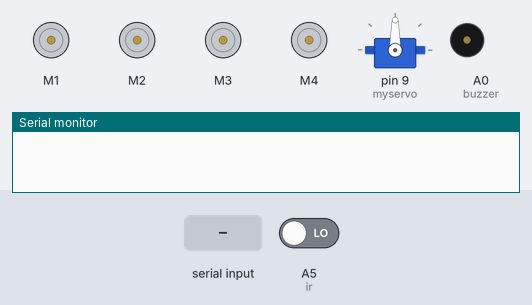
Simulated run of this sketch. Board: Arduino Uno, built with avr-gcc and run on an emulated ATmega328P. Shown: 4 × DC motor (green arrow = forward, orange = backward, longer = faster), servo, buzzer (waves = sounding, pin HIGH), the last lines printed to the serial monitor. The test bench sets the inputs (shaded band); at power-on: A5 (ir) LOW.

Above: at 1.2 s.
1.3 s: A5 (ir) driven HIGH
At 1.4 s:
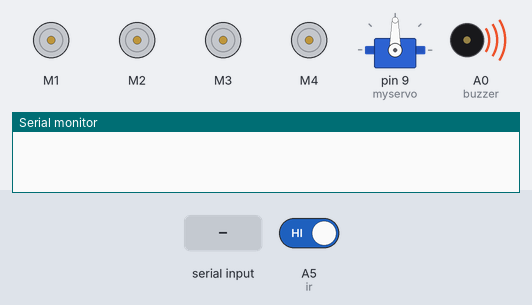
4.3 s: "L" received over Serial
At 6.5 s:
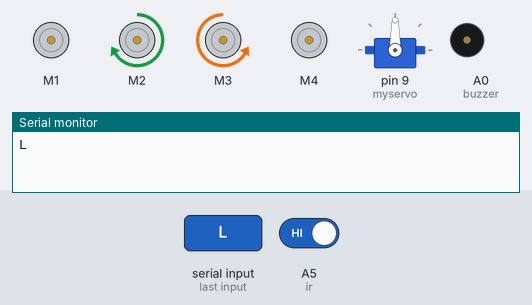
7.3 s: "R" received over Serial
At 9.4 s:
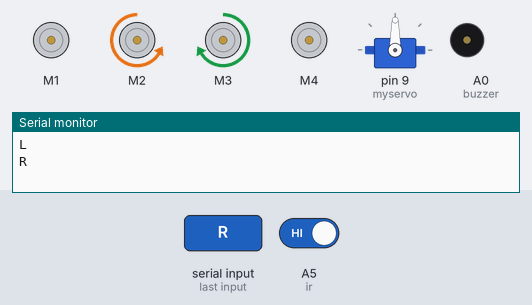
10.3 s: "F" received over Serial
At 12.0 s:
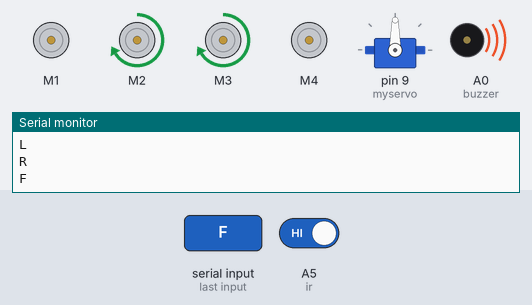
13.3 s: "B" received over Serial
At 15.6 s:
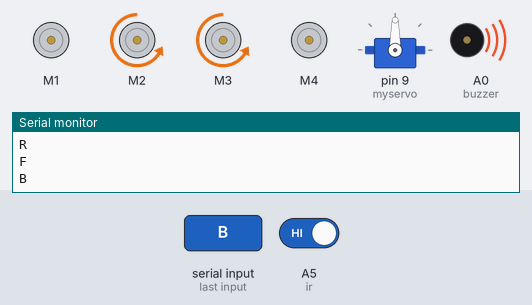
16.3 s: "M" received over Serial
At 18.01 s:
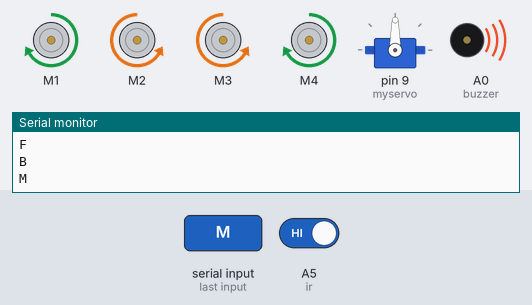
Timing chart, 0 to 20.3 s (numbered marks = the images above; inputs shaded):
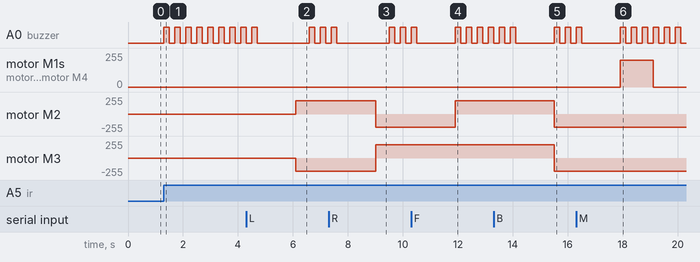

The sketch:

boatcleanerfinal.ino
```cpp
#include<AFMotor.h>
#include<Servo.h>

Servo myservo;

AF_DCMotor motor1(1,MOTOR12_1KHZ);
AF_DCMotor motor2(2,MOTOR12_1KHZ);
AF_DCMotor motor3(3,MOTOR34_1KHZ);
AF_DCMotor motor4(4,MOTOR34_1KHZ);


String command;

void setup(){
  Serial.begin(9600);
  motor1.setSpeed(200);
  motor2.setSpeed(200);
  motor3.setSpeed(200);
  motor4.setSpeed(200);
  motor1.run(RELEASE);
  motor2.run(RELEASE);
  motor3.run(RELEASE);
  motor4.run(RELEASE);

myservo.attach(9);
myservo.write(90);
  pinMode(A5,INPUT); //ir
  pinMode(A0,OUTPUT);//buzzer


}

void loop(){
    if(Serial.available()>0){
    command="";
    delay(200);
    command=Serial.readString();
    Serial.println(command);
    delay(2);
    }

    if (command=="L"){
      turnLeft();
      delay(500);
    }
    else if (command=="R"){
      turnRight();
      delay(500);
    }
    else if (command=="F"){
      Forward();
    }
    else if (command=="B"){
      Backward();
    }

    else if (command=="0"|| command=="S"){
      moveStop();
    }
   else if (command=="M"){
      boton();
    }
    else if (command=="N"){
      botoff();
    }
else if(command=="A"){
  myservo.write(90);
  delay(500);
   myservo.write(120);
  delay(500);
   myservo.write(150);
  delay(500);
   myservo.write(180);
  delay(500);
   myservo.write(150);
  delay(500);
   myservo.write(120);
  delay(500);
  myservo.write(90);
  delay(500);
  myservo.write(60);
  delay(500);
  myservo.write(30);
  delay(500);
  myservo.write(0);
  delay(500);
  myservo.write(30);
  delay(500);
   myservo.write(60);
  delay(500);
   myservo.write(90);
  delay(500);

}


    if(digitalRead(A5)==1){
      command='N';
      digitalWrite(A0, HIGH);
      delay(200);
       digitalWrite(A0, LOW);
      delay(200);
       digitalWrite(A0, HIGH);
      delay(200);
       digitalWrite(A0, LOW);
      delay(200);
       digitalWrite(A0, HIGH);
      delay(200);
      digitalWrite(A0, LOW);
      delay(200);
    }

  }


void moveStop(){
  motor2.run(RELEASE);
  motor3.run(RELEASE);

}

void Forward(){
    motor2.run(FORWARD);
    motor3.run(FORWARD);
}

void Backward(){
  motor2.run(BACKWARD);
  motor3.run(BACKWARD);
}


void turnRight(){
  motor2.run(BACKWARD);
  motor3.run(FORWARD);

}

void turnLeft(){
  motor2.run(FORWARD);
  motor3.run(BACKWARD);
}

void boton(){
  motor1.run(FORWARD);
  motor4.run(FORWARD);
}
void botoff(){
  motor1.run(RELEASE);
  motor4.run(RELEASE);
}
```

Measured:
- after the input at 1.3 s, A0 (buzzer): alternates HIGH for 0.20 s and LOW for 0.20 s, starting at once
- after the input at 4.3 s, motor M2: stopped → forward 200/255 after 1.8 s; motor M3: stopped → backward 200/255 after 1.8 s
- after the input at 7.3 s, motor M2: forward 200/255 → backward 200/255 after 1.7 s; motor M3: backward 200/255 → forward 200/255 after 1.7 s
- after the input at 10.3 s, motor M2: backward 200/255 → forward 200/255 after 1.6 s
- after the input at 13.3 s, motor M2, motor M3: forward 200/255 → backward 200/255 after 2.2 s
- after the input at 16.3 s, motor M1, motor M4: stopped → forward 200/255 after 1.6 s, → stopped 1.2 s later
